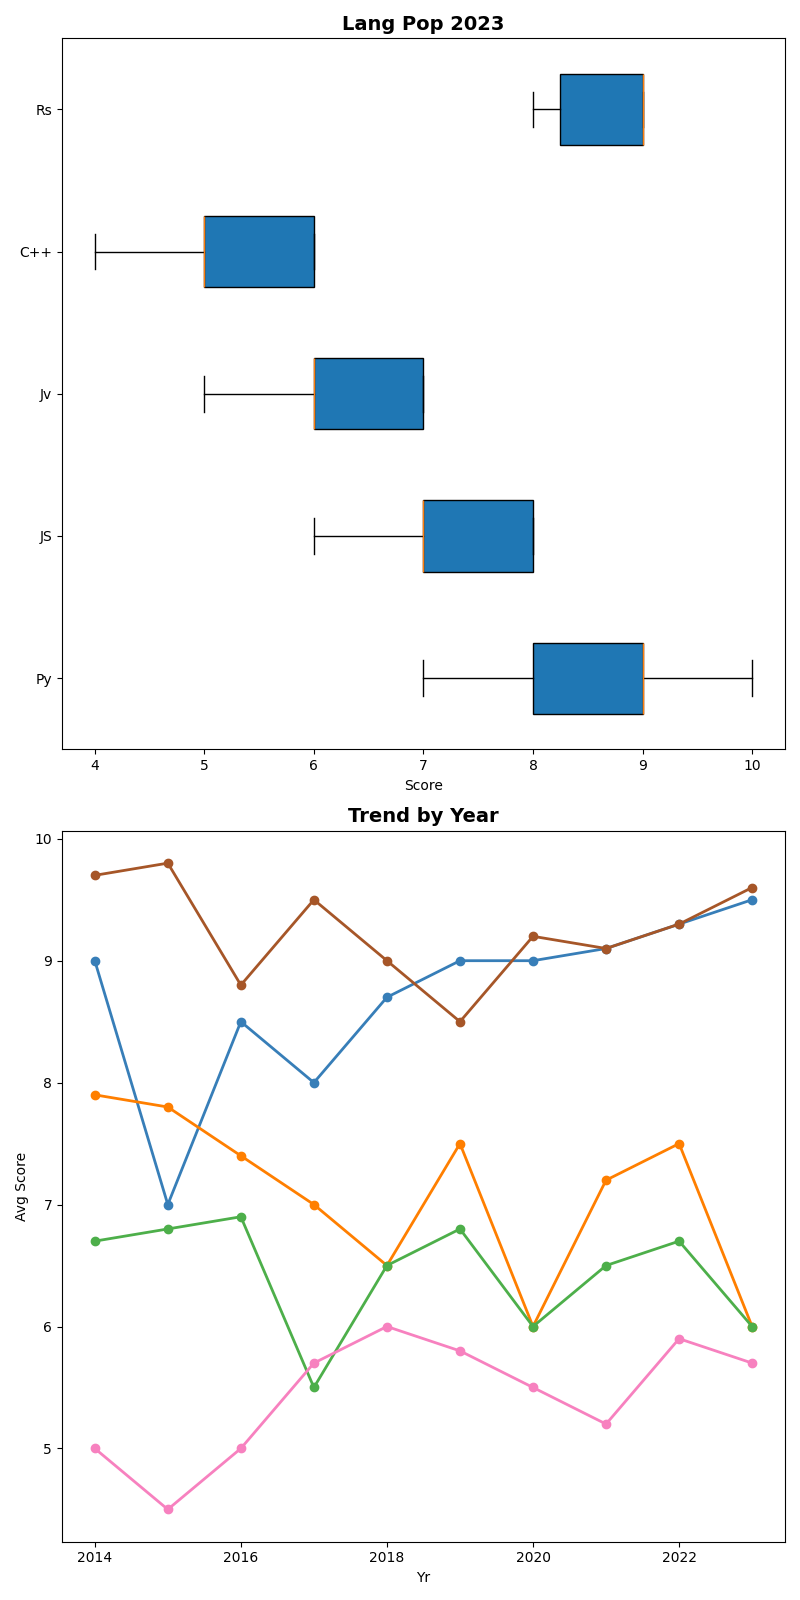

Recreate this plot in Python.
import matplotlib.pyplot as plt
import numpy as np

languages = ['Py', 'JS', 'Jv', 'C++', 'Rs']
python_scores = [9, 8, 7, 10, 9, 9, 8, 10, 8, 9]
javascript_scores = [8, 6, 7, 7, 8, 7, 6, 8, 8, 7]
java_scores = [6, 7, 6, 7, 6, 5, 6, 7, 7, 6]
cplusplus_scores = [5, 6, 6, 5, 5, 5, 4, 6, 6, 5]
rust_scores = [9, 9, 8, 9, 9, 8, 9, 9, 9, 8]
years = np.arange(2014, 2024)
avg_scores = {
    'Py': [9, 7, 8.5, 8, 8.7, 9, 9, 9.1, 9.3, 9.5],
    'JS': [7.9, 7.8, 7.4, 7, 6.5, 7.5, 6, 7.2, 7.5, 6],
    'Jv': [6.7, 6.8, 6.9, 5.5, 6.5, 6.8, 6, 6.5, 6.7, 6],
    'C++': [5, 4.5, 5, 5.7, 6, 5.8, 5.5, 5.2, 5.9, 5.7],
    'Rs': [9.7, 9.8, 8.8, 9.5, 9, 8.5, 9.2, 9.1, 9.3, 9.6]
}
language_scores = [python_scores, javascript_scores, java_scores, cplusplus_scores, rust_scores]
fig, axes = plt.subplots(2, 1, figsize=(8, 16))

axes[0].boxplot(language_scores, vert=False, patch_artist=True, labels=languages, notch=False, showfliers=True, whis=1.5)
axes[0].set_title('Lang Pop 2023', fontsize=14, fontweight='bold')
axes[0].set_xlabel('Score')

for lang, color in zip(['Py', 'JS', 'Jv', 'C++', 'Rs'], ['#377eb8', '#ff7f00', '#4daf4a', '#f781bf', '#a65628']):
    axes[1].plot(years, avg_scores[lang], marker='o', color=color, linewidth=2)

axes[1].set_title('Trend by Year', fontsize=14, fontweight='bold')
axes[1].set_xlabel('Yr')
axes[1].set_ylabel('Avg Score')

plt.tight_layout()
plt.show()
